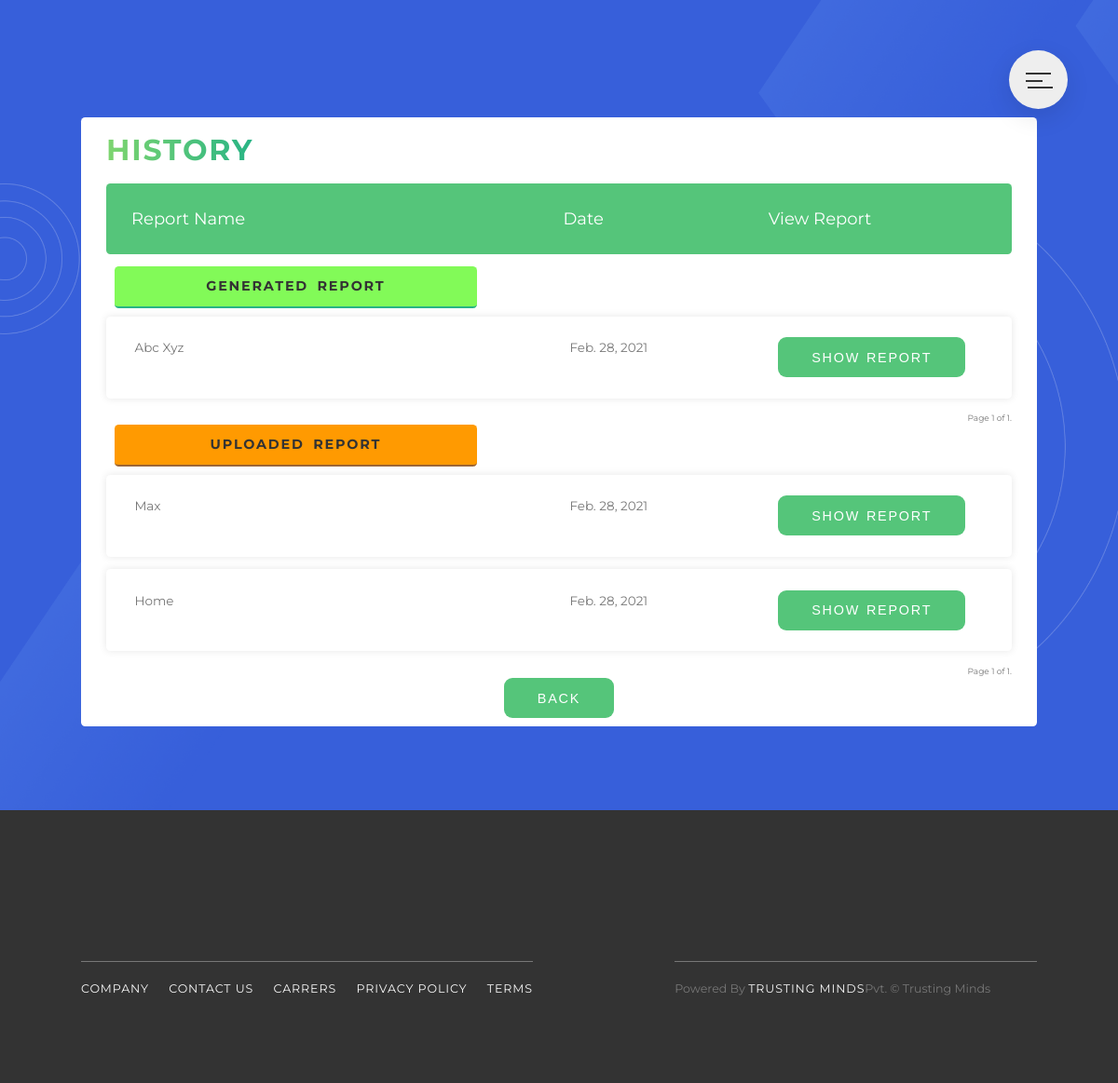
The page /showall/5 (signed in) on the database its author committed.
### patient/models.py (models this page shows, shortened)
class FinalGeneratedReport(models.Model):
    patient = models.ForeignKey(to=Patient, on_delete=models.CASCADE)
    doc1 = models.ForeignKey(to=Document, on_delete=models.SET_NULL, null=True, blank=True, related_name='generatedreport_doc1')
    doc2 = models.ForeignKey(to=Document, on_delete=models.SET_NULL, null=True, blank=True, related_name='generatedreport_doc2')
    doc3 = models.ForeignKey(to=Document, on_delete=models.SET_NULL, null=True, blank=True, related_name='generatedreport_doc3')
    doc4 = models.ForeignKey(to=Document, on_delete=models.SET_NULL, null=True, blank=True, related_name='generatedreport_doc4')
    doc5 = models.ForeignKey(to=Document, on_delete=models.SET_NULL, null=True, blank=True, related_name='generatedreport_doc5')
    sectiondtext = models.TextField(max_length=255, null=True, blank=True)
    created_time = models.DateField(default=timezone.now)
    def __str__(self):
        return f"{self.patient}  "

class Patient(models.Model):
    first_name = models.CharField(max_length=55, blank=False, null=False)
    last_name = models.CharField(max_length=55, blank=False, null=False)
    email = models.EmailField(max_length=255, blank=False, null=False, unique=True)
    address = models.TextField(max_length=255, blank=True, null=True)
    postal_zip = models.IntegerField(max_length=255, blank=True, null=True)
    city = models.CharField(max_length=255, blank=True, null=True)
    country = models.CharField(max_length=255, blank=True, null=True)
    phone_number = models.IntegerField(max_length=17, blank=True, null=True) # mobile
    alternate_number = models.IntegerField(max_length=17, blank=True, null=True) # alternate
    def __str__(self) -> str:
        return f"{self.first_name} {self.last_name}"

class Document(models.Model):
    name = models.CharField(max_length=15, blank=True)
    report = models.ForeignKey(to = Report,on_delete=models.SET_NULL,null=True)
    document = models.FileField(upload_to='documents/')
    uploaded_at = models.DateField(auto_now_add=True)
    patient = models.ForeignKey(to=Patient, on_delete=models.CASCADE, unique=False)
    class Meta:
        unique_together = ('name', 'document', 'patient')
    def __str__(self) -> str:
        return f'{self.name}'

### patient/views.py (the view)
# urls.py: path('showall/<int:pk>', ShowAllReportView.as_view(), name='show-all-report'),
class ShowAllReportView(LoginRequiredMixin, View):
    template_name = 'patient/show_all_report.html'
    def get(self, request, pk):
        patient = Patient.objects.get(pk=pk)
        gen_rep = FinalGeneratedReport.objects.filter(patient__pk=pk).order_by('-created_time')
        report1 = patient.document_set.all().order_by('-uploaded_at')
        paginator1 = Paginator(gen_rep, 5)
        paginator2 = Paginator(report1, 5)
        page_number = request.GET.get('page')
        page_obj1 = paginator1.get_page(page_number)
        page_obj2 = paginator2.get_page(page_number)
        context = {
            'patient':patient,
            'generated_reports':FinalGeneratedReport.objects.filter(patient__pk=pk).order_by('-created_time'),
            'reports': patient.document_set.all().order_by('-uploaded_at'),
            'page_obj1':page_obj1,
            'page_obj2':page_obj2
        }
        return render(request, self.template_name, context)

### patient/templates/patient/show_all_report.html (shortened to what this page needs)
{%  extends 'patient/base2.html' %}
{% load static %}
{% load widget_tweaks %}
{% block content %}
<!DOCTYPE html>
  </head>
  <body>
    <section class="section-form__var">
      <div class="section-form-heading__var GB">
        <h1 class="heading-secondary u-margin-top-big">&nbsp;</h1>
      </div>
      <div class="container__var u-margin-bottom-big GB">
        <div>
          <h2 class="heading-secondary">History</h2>
        </div>
        <ul class="responsive-table__var GB">
          <li class="table-header__var GB">
            <div class="col__var col-1__tt__var GB">Report Name</div>
            <div class="col__var col-2__tt__var GB">Date</div>
            <div class="col__var col-3__tt__var GB">View Report</div>
          </li>
          <h3 class="heading-tertiary tt_h3_st_1">Generated Report</h3>
          {% for report in page_obj1 %}
          <li class="table-row__var GB">
            <div class="col__var col-1__tt__var GB" data-label="Label">
              {{report}}
            </div>
            <div class="col__var col-2__tt__var GB" data-label="Now">
              {{report.created_time}}
            </div>
            <div class="col col-3__tt__var GB"  __vardata-label="Label">
                <button class = "btn btn--green" onclick="window.location='{% url "show-saved-report" report.id patient.id %}';">
                    Show Report
                </button>
            </div>
          </li>
          {% endfor%}
          <div class="pagination" style = "display:grid; text-align:right;">
          <span class="step-links" class="form__label">
            <span  class="form__group">Page {{ page_obj1.number }} of {{ page_obj1.paginator.num_pages }}.</span>
          </span>
          </div>
          <h3 class="heading-tertiary tt_h3_st_2">Uploaded Report</h3>
          {% for report in page_obj2 %}
          <li class="table-row__var GB">
            <div class="col__var col-1__tt__var GB" data-label="Label">
              {{report | title}}
            </div>
            <div class="col__var col-2__tt__var GB" data-label="Now">
              {{report.uploaded_at}}
            </div>
            <div class="col col-3__tt__var GB" __vardata-label="Before">
              <button class="btn btn--green" onclick="window.location='{{report.document.url}}';">
                    <td>Show Report</td>
                </button>
            </div>
          </li>
        {% endfor %}
        <div class="pagination" style = "display:grid; text-align:right;">
          <span class="step-links" class="form__label">
            <span  class="form__group">Page {{ page_obj2.number }} of {{ page_obj2.paginator.num_pages }}.</span>
          </span>
          </div>
        </ul>
              <center>
              <button class="btn btn--green" onclick = "window.location.href='{% url 'patient-profile' patient.id %}'">
                BACK
              </button>
            </center>
      </div>
      <div>
        <h3>&nbsp;</h3>
      </div>
    </section>
  </body>
</html>
{% endblock content %}

### patient/static/patient/css/style.css (style rules this page uses)
*, *::after, *::before { margin: 0; padding: 0; box-sizing: inherit; }
html { font-size: 62.5%; }
@media only screen and (max-width: 75em) { html { font-size: 56.25%; } }
body { box-sizing: border-box; }
body { font-family: "Montserrat", sans-serif; font-weight: 400; line-height: 1.7; color: #777; background-color: #eeebebef; }
.heading-secondary { font-size: 3.5rem; font-weight: 700; text-transform: uppercase; letter-spacing: 0.2rem; word-spacing: 0.5rem; display: inline-block; background-image: linear-gradient(to right, #7ed56f, #28b485); -webkit-background-clip: text; background-clip: text; color: transparent; transition: all 0.5s; }
.heading-tertiary { font-size: 1.6rem; font-weight: 700; text-transform: uppercase; word-spacing: 0.4rem; }
.u-margin-bottom-big { margin-bottom: 8rem !important; }
.u-margin-top-big { margin-top: 8rem !important; }
.btn, .btn:link, .btn:visited { text-decoration: none; text-transform: uppercase; font-size: 1.6rem; letter-spacing: 0.2rem; word-spacing: 0.1rem; padding: 1.5rem 4rem; border-radius: 1rem; transition: all 0.2s; position: relative; border: none; cursor: pointer; }
.btn--green { background-color: #55c57a; color: #fff; display: inline-block; }
.section-form__var { background-image: url(../img/3.png); background-size: cover; background-position: top; }
.container__var { max-width: 114rem; margin-left: auto; margin-right: auto; padding: 1rem 3rem; background-color: #fff; border-radius: 0.5rem; }
.responsive-table__var li { margin-top: 1rem; border-radius: 0.5rem; padding: 2.5rem 3rem; display: flex; margin-bottom: 1.5rem; }
.responsive-table__var .table-header__var { background-color: #55c57a; color: #fff; font-size: 2rem; }
.responsive-table__var .table-row__var { background-color: #ffffff; box-shadow: 0px 0px 9px 0px rgba(0, 0, 0, 0.1); font-size: 1.5rem; font-weight: 400; transition: all 0.2s; cursor: pointer; justify-content: space-evenly; }
.col-1__tt__var { flex-basis: 50%; }
.col-2__tt__var { flex-basis: 24%; margin-left: 0.5rem; }
.col-3__tt__var { flex-basis: 24%; }
.tt_h3_st_1 { width: 40%; border-radius: 0.5rem; padding: 1rem; color: #333; margin: 0 1rem; background-color: #82fa58; border-bottom: 0.3rem solid #28b485; letter-spacing: 0.2rem; text-align: center; }
.tt_h3_st_2 { width: 40%; border-radius: 0.5rem; padding: 1rem; color: #333; margin: 0 1rem; background-color: #ff9a01; border-bottom: 0.3rem solid #9c6636; letter-spacing: 0.2rem; text-align: center; }

### rows shown on the page
FinalGeneratedReport: patient.last_name "Abc Xyz", created_time "Feb. 28, 2021"
Document: name "Max", uploaded_at "Feb. 28, 2021"
Document: name "Home", uploaded_at "Feb. 28, 2021"

### other values the page prints
{{ page_obj1.number }} "1"
{{ page_obj1.paginator.num_pages }} "1"
{{ page_obj2.number }} "1"
{{ page_obj2.paginator.num_pages }} "1"
